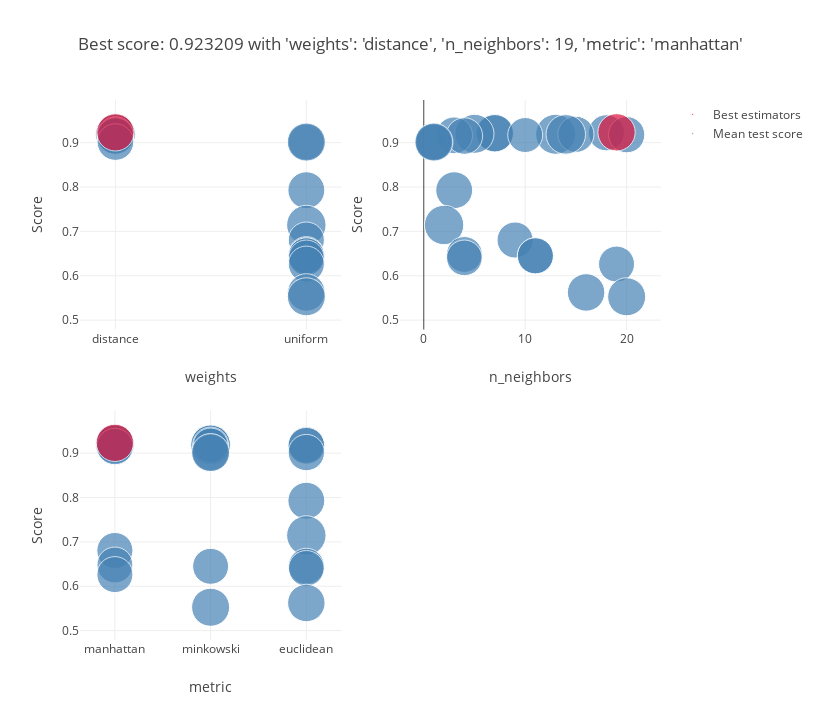

The notebook cell this image was saved under:
### Markdown cell above
Note: Best params on 07.October were: {'weights': 'distance', 'n_neighbors': 6, 'metric': 'euclidean'}

### Code cell
optimization_plots(KNN)

### Figure 1 — Plotly figure (JSON) as saved in the notebook; plotly's stock layout.template omitted (floating-point values rounded to 4 significant figures)
{"data": [{"marker": {"color": "SteelBlue", "size": [0.3858, 0.4128, 0.4149, 0.4511, 0.4744, 0.3868, 0.4631, 0.3885, 0.3623, 0.4, 0.3951, 0.3907, 0.3977, 0.4305, 0.4032, 0.4607, 0.3863, 0.3815, 0.3834, 0.3874, 0.3767, 0.3841, 0.416, 0.4288], "sizemin": 4, "sizemode": "area", "sizeref": 0.000593}, "mode": "markers", "name": "Mean test score", "showlegend": true, "text": ["'metric': 'manhattan',<br /> 'n_neighbors': 18,<br /> 'weights': 'distance'", "'metric': 'manhattan',<br /> 'n_neighbors': 7,<br /> 'weights': 'distance'", "'metric': 'minkowski',<br /> 'n_neighbors': 7,<br /> 'weights': 'distance'", "'metric': 'manhattan',<br /> 'n_neighbors': 5,<br /> 'weights': 'distance'", "'metric': 'minkowski',<br /> 'n_neighbors': 13,<br /> 'weights': 'distance'", "'metric': 'euclidean',<br /> 'n_neighbors': 15,<br /> 'weights': 'distance'", "'metric': 'minkowski',<br /> 'n_neighbors': 14,<br /> 'weights': 'distance'", "'metric': 'minkowski',<br /> 'n_neighbors': 20,<br /> 'weights': 'distance'", "'metric': 'minkowski',<br /> 'n_neighbors': 10,<br /> 'weights': 'distance'", "'metric': 'euclidean',<br /> 'n_neighbors': 3,<br /> 'weights': 'distance'", "'metric': 'manhattan',<br /> 'n_neighbors': 4,<br /> 'weights': 'distance'", "'metric': 'euclidean',<br /> 'n_neighbors': 1,<br /> 'weights': 'uniform'", "'metric': 'minkowski',<br /> 'n_neighbors': 1,<br /> 'weights': 'distance'", "'metric': 'minkowski',<br /> 'n_neighbors': 1,<br /> 'weights': 'uniform'", "'metric': 'euclidean',<br /> 'n_neighbors': 3,<br /> 'weights': 'uniform'", "'metric': 'euclidean',<br /> 'n_neighbors': 2,<br /> 'weights': 'uniform'", "'metric': 'manhattan',<br /> 'n_neighbors': 9,<br /> 'weights': 'uniform'", "'metric': 'manhattan',<br /> 'n_neighbors': 4,<br /> 'weights': 'uniform'", "'metric': 'minkowski',<br /> 'n_neighbors': 11,<br /> 'weights': 'uniform'", "'metric': 'euclidean',<br /> 'n_neighbors': 11,<br /> 'weights': 'uniform'", "'metric': 'euclidean',<br /> 'n_neighbors': 4,<br /> 'weights': 'uniform'", "'metric': 'manhattan',<br /> 'n_neighbors': 19,<br /> 'weights': 'uniform'", "'metric': 'euclidean',<br /> 'n_neighbors': 16,<br /> 'weights': 'uniform'", "'metric': 'minkowski',<br /> 'n_neighbors': 20,<br /> 'weights': 'uniform'"], "type": "scatter", "x": ["distance", "distance", "distance", "distance", "distance", "distance", "distance", "distance", "distance", "distance", "distance", "uniform", "distance", "uniform", "uniform", "uniform", "uniform", "uniform", "uniform", "uniform", "uniform", "uniform", "uniform", "uniform"], "xaxis": "x", "y": [0.9222, 0.9216, 0.921, 0.9198, 0.9188, 0.9187, 0.9186, 0.9179, 0.9171, 0.9165, 0.9149, 0.9013, 0.9013, 0.9013, 0.7928, 0.7144, 0.6805, 0.6479, 0.6449, 0.6449, 0.6404, 0.6263, 0.5623, 0.5526], "yaxis": "y"}, {"marker": {"color": "Crimson", "size": [0.413], "sizemin": 4, "sizemode": "area", "sizeref": 0.000593}, "mode": "markers", "name": "Best estimators", "showlegend": true, "text": ["{'weights': 'distance', 'n_neighbors': 19, 'metric': 'manhattan'}"], "type": "scatter", "x": ["distance"], "xaxis": "x", "y": [0.9232], "yaxis": "y"}, {"marker": {"color": "SteelBlue", "size": [0.3858, 0.4128, 0.4149, 0.4511, 0.4744, 0.3868, 0.4631, 0.3885, 0.3623, 0.4, 0.3951, 0.3907, 0.3977, 0.4305, 0.4032, 0.4607, 0.3863, 0.3815, 0.3834, 0.3874, 0.3767, 0.3841, 0.416, 0.4288], "sizemin": 4, "sizemode": "area", "sizeref": 0.000593}, "mode": "markers", "name": "Mean test score", "showlegend": false, "text": ["'metric': 'manhattan',<br /> 'n_neighbors': 18,<br /> 'weights': 'distance'", "'metric': 'manhattan',<br /> 'n_neighbors': 7,<br /> 'weights': 'distance'", "'metric': 'minkowski',<br /> 'n_neighbors': 7,<br /> 'weights': 'distance'", "'metric': 'manhattan',<br /> 'n_neighbors': 5,<br /> 'weights': 'distance'", "'metric': 'minkowski',<br /> 'n_neighbors': 13,<br /> 'weights': 'distance'", "'metric': 'euclidean',<br /> 'n_neighbors': 15,<br /> 'weights': 'distance'", "'metric': 'minkowski',<br /> 'n_neighbors': 14,<br /> 'weights': 'distance'", "'metric': 'minkowski',<br /> 'n_neighbors': 20,<br /> 'weights': 'distance'", "'metric': 'minkowski',<br /> 'n_neighbors': 10,<br /> 'weights': 'distance'", "'metric': 'euclidean',<br /> 'n_neighbors': 3,<br /> 'weights': 'distance'", "'metric': 'manhattan',<br /> 'n_neighbors': 4,<br /> 'weights': 'distance'", "'metric': 'euclidean',<br /> 'n_neighbors': 1,<br /> 'weights': 'uniform'", "'metric': 'minkowski',<br /> 'n_neighbors': 1,<br /> 'weights': 'distance'", "'metric': 'minkowski',<br /> 'n_neighbors': 1,<br /> 'weights': 'uniform'", "'metric': 'euclidean',<br /> 'n_neighbors': 3,<br /> 'weights': 'uniform'", "'metric': 'euclidean',<br /> 'n_neighbors': 2,<br /> 'weights': 'uniform'", "'metric': 'manhattan',<br /> 'n_neighbors': 9,<br /> 'weights': 'uniform'", "'metric': 'manhattan',<br /> 'n_neighbors': 4,<br /> 'weights': 'uniform'", "'metric': 'minkowski',<br /> 'n_neighbors': 11,<br /> 'weights': 'uniform'", "'metric': 'euclidean',<br /> 'n_neighbors': 11,<br /> 'weights': 'uniform'", "'metric': 'euclidean',<br /> 'n_neighbors': 4,<br /> 'weights': 'uniform'", "'metric': 'manhattan',<br /> 'n_neighbors': 19,<br /> 'weights': 'uniform'", "'metric': 'euclidean',<br /> 'n_neighbors': 16,<br /> 'weights': 'uniform'", "'metric': 'minkowski',<br /> 'n_neighbors': 20,<br /> 'weights': 'uniform'"], "type": "scatter", "x": [18, 7, 7, 5, 13, 15, 14, 20, 10, 3, 4, 1, 1, 1, 3, 2, 9, 4, 11, 11, 4, 19, 16, 20], "xaxis": "x2", "y": [0.9222, 0.9216, 0.921, 0.9198, 0.9188, 0.9187, 0.9186, 0.9179, 0.9171, 0.9165, 0.9149, 0.9013, 0.9013, 0.9013, 0.7928, 0.7144, 0.6805, 0.6479, 0.6449, 0.6449, 0.6404, 0.6263, 0.5623, 0.5526], "yaxis": "y2"}, {"marker": {"color": "Crimson", "size": [0.413], "sizemin": 4, "sizemode": "area", "sizeref": 0.000593}, "mode": "markers", "name": "Best estimators", "showlegend": false, "text": ["{'weights': 'distance', 'n_neighbors': 19, 'metric': 'manhattan'}"], "type": "scatter", "x": [19], "xaxis": "x2", "y": [0.9232], "yaxis": "y2"}, {"marker": {"color": "SteelBlue", "size": [0.3858, 0.4128, 0.4149, 0.4511, 0.4744, 0.3868, 0.4631, 0.3885, 0.3623, 0.4, 0.3951, 0.3907, 0.3977, 0.4305, 0.4032, 0.4607, 0.3863, 0.3815, 0.3834, 0.3874, 0.3767, 0.3841, 0.416, 0.4288], "sizemin": 4, "sizemode": "area", "sizeref": 0.000593}, "mode": "markers", "name": "Mean test score", "showlegend": false, "text": ["'metric': 'manhattan',<br /> 'n_neighbors': 18,<br /> 'weights': 'distance'", "'metric': 'manhattan',<br /> 'n_neighbors': 7,<br /> 'weights': 'distance'", "'metric': 'minkowski',<br /> 'n_neighbors': 7,<br /> 'weights': 'distance'", "'metric': 'manhattan',<br /> 'n_neighbors': 5,<br /> 'weights': 'distance'", "'metric': 'minkowski',<br /> 'n_neighbors': 13,<br /> 'weights': 'distance'", "'metric': 'euclidean',<br /> 'n_neighbors': 15,<br /> 'weights': 'distance'", "'metric': 'minkowski',<br /> 'n_neighbors': 14,<br /> 'weights': 'distance'", "'metric': 'minkowski',<br /> 'n_neighbors': 20,<br /> 'weights': 'distance'", "'metric': 'minkowski',<br /> 'n_neighbors': 10,<br /> 'weights': 'distance'", "'metric': 'euclidean',<br /> 'n_neighbors': 3,<br /> 'weights': 'distance'", "'metric': 'manhattan',<br /> 'n_neighbors': 4,<br /> 'weights': 'distance'", "'metric': 'euclidean',<br /> 'n_neighbors': 1,<br /> 'weights': 'uniform'", "'metric': 'minkowski',<br /> 'n_neighbors': 1,<br /> 'weights': 'distance'", "'metric': 'minkowski',<br /> 'n_neighbors': 1,<br /> 'weights': 'uniform'", "'metric': 'euclidean',<br /> 'n_neighbors': 3,<br /> 'weights': 'uniform'", "'metric': 'euclidean',<br /> 'n_neighbors': 2,<br /> 'weights': 'uniform'", "'metric': 'manhattan',<br /> 'n_neighbors': 9,<br /> 'weights': 'uniform'", "'metric': 'manhattan',<br /> 'n_neighbors': 4,<br /> 'weights': 'uniform'", "'metric': 'minkowski',<br /> 'n_neighbors': 11,<br /> 'weights': 'uniform'", "'metric': 'euclidean',<br /> 'n_neighbors': 11,<br /> 'weights': 'uniform'", "'metric': 'euclidean',<br /> 'n_neighbors': 4,<br /> 'weights': 'uniform'", "'metric': 'manhattan',<br /> 'n_neighbors': 19,<br /> 'weights': 'uniform'", "'metric': 'euclidean',<br /> 'n_neighbors': 16,<br /> 'weights': 'uniform'", "'metric': 'minkowski',<br /> 'n_neighbors': 20,<br /> 'weights': 'uniform'"], "type": "scatter", "x": ["manhattan", "manhattan", "minkowski", "manhattan", "minkowski", "euclidean", "minkowski", "minkowski", "minkowski", "euclidean", "manhattan", "euclidean", "minkowski", "minkowski", "euclidean", "euclidean", "manhattan", "manhattan", "minkowski", "euclidean", "euclidean", "manhattan", "euclidean", "minkowski"], "xaxis": "x3", "y": [0.9222, 0.9216, 0.921, 0.9198, 0.9188, 0.9187, 0.9186, 0.9179, 0.9171, 0.9165, 0.9149, 0.9013, 0.9013, 0.9013, 0.7928, 0.7144, 0.6805, 0.6479, 0.6449, 0.6449, 0.6404, 0.6263, 0.5623, 0.5526], "yaxis": "y3"}, {"marker": {"color": "Crimson", "size": [0.413], "sizemin": 4, "sizemode": "area", "sizeref": 0.000593}, "mode": "markers", "name": "Best estimators", "showlegend": false, "text": ["{'weights': 'distance', 'n_neighbors': 19, 'metric': 'manhattan'}"], "type": "scatter", "x": ["manhattan"], "xaxis": "x3", "y": [0.9232], "yaxis": "y3"}], "layout": {"height": 720, "hovermode": "closest", "legend": {"traceorder": "reversed"}, "title": {"text": "Best score: 0.923209 with 'weights': 'distance', 'n_neighbors': 19, 'metric': 'manhattan'"}, "width": 820, "xaxis": {"anchor": "y", "domain": [0, 0.45], "title": {"text": "weights"}}, "xaxis2": {"anchor": "y2", "domain": [0.55, 1], "title": {"text": "n_neighbors"}}, "xaxis3": {"anchor": "y3", "domain": [0, 0.45], "title": {"text": "metric"}}, "xaxis4": {"anchor": "y4", "domain": [0.55, 1]}, "yaxis": {"anchor": "x", "domain": [0.575, 1], "title": {"text": "Score"}}, "yaxis2": {"anchor": "x2", "domain": [0.575, 1], "title": {"text": "Score"}}, "yaxis3": {"anchor": "x3", "domain": [0, 0.425], "title": {"text": "Score"}}, "yaxis4": {"anchor": "x4", "domain": [0, 0.425]}}}
